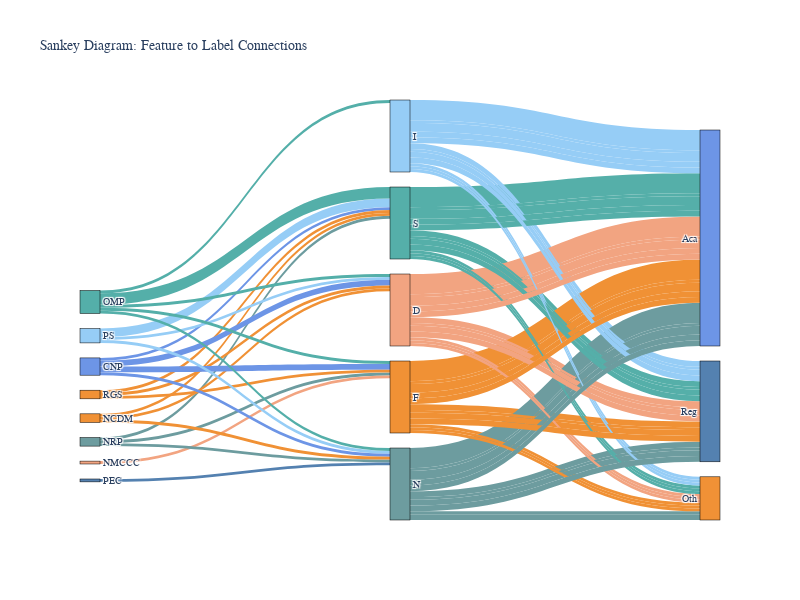

The cell this chart's notebook holds for it:
### Code cell
import pandas as pd
import plotly.graph_objects as go

# Load data
data = pd.read_csv("csv/sankey_assignment.csv")

# Define the labels for features, central nodes (S, I, D, F, N), and final categories (Reg, Aca, Oth)
feature_labels = ['PS', 'OMP', 'CNP', 'NRP', 'NMCCC', 'PEC', 'NCDM', 'RGS']
central_labels = ['S', 'I', 'D', 'F', 'N']
final_labels = ['Reg', 'Aca', 'Oth']

# Extracted colors
colors = [
    "#96cdf6", "#54afa9", "#6d95e6", "#6d9c9f", "#f2a481", "#5481b0", "#f09135", "#f09136",  # Feature labels
    "#55afa9", "#96cdf6", "#f2a481", "#f09135", "#6d9c9f",  # Central labels (S, I, D, F, N)
    "#5481b0", "#6d95e6", "#f09136"  # Final labels (Reg, Aca, Oth)
]

# Complete list of all nodes
labels = feature_labels + central_labels + final_labels

# Mapping for node indices
label_dict = {label: i for i, label in enumerate(labels)}


# Define sources, targets, values, and link colors for the Sankey diagram
sources = []
targets = []
values = []
link_colors = []

# Map 'LABEL' column to central nodes
for index, row in data.iterrows():
    label = row['LABEL']  # 'LABEL' contains the central node values (S, F, D, N, I)
    
    # Connect the feature columns to central nodes (S, I, D, F, N)
    for feature in feature_labels:
        sources.append(label_dict[feature])
        targets.append(label_dict[label])  # Map the label to central node
        values.append(row[feature])
        link_colors.append(colors[label_dict[feature]])  # Assign color based on source node

# Connect central nodes (S, I, D, F, N) to the final labels (Reg, Aca, Oth)
for index, row in data.iterrows():
    label = row['LABEL']  # 'LABEL' contains the central node values (S, F, D, N, I)
    
    for central in central_labels:
        for final in final_labels:
            sources.append(label_dict[central])
            targets.append(label_dict[final])
            values.append(row[final])
            link_colors.append(colors[label_dict[central]])  # Assign color based on source node

# Create the Sankey diagram
fig = go.Figure(go.Sankey(
    node=dict(
        pad=15,
        thickness=20,
        line=dict(color="black", width=0.5),
        label=labels,
        color=colors
    ),
    link=dict(
        source=sources,
        target=targets,
        value=values,
        color=link_colors
    )
))

# Adjust the layout
fig.update_layout(
    title_text="Sankey Diagram: Feature to Label Connections",
    font=dict(family="Arial", size=10),
    width=800,
    height=600
)

fig.show()

### Figure 1 — Plotly figure (JSON) as saved in the notebook; plotly's stock layout.template omitted (floating-point values rounded to 4 significant figures)
{"data": [{"link": {"color": ["#96cdf6", "#54afa9", "#6d95e6", "#6d9c9f", "#f2a481", "#5481b0", "#f09135", "#f09136", "#96cdf6", "#54afa9", "#6d95e6", "#6d9c9f", "#f2a481", "#5481b0", "#f09135", "#f09136", "#96cdf6", "#54afa9", "#6d95e6", "#6d9c9f", "#f2a481", "#5481b0", "#f09135", "#f09136", "#96cdf6", "#54afa9", "#6d95e6", "#6d9c9f", "#f2a481", "#5481b0", "#f09135", "#f09136", "#96cdf6", "#54afa9", "#6d95e6", "#6d9c9f", "#f2a481", "#5481b0", "#f09135", "#f09136", "#55afa9", "#55afa9", "#55afa9", "#96cdf6", "#96cdf6", "#96cdf6", "#f2a481", "#f2a481", "#f2a481", "#f09135", "#f09135", "#f09135", "#6d9c9f", "#6d9c9f", "#6d9c9f", "#55afa9", "#55afa9", "#55afa9", "#96cdf6", "#96cdf6", "#96cdf6", "#f2a481", "#f2a481", "#f2a481", "#f09135", "#f09135", "#f09135", "#6d9c9f", "#6d9c9f", "#6d9c9f", "#55afa9", "#55afa9", "#55afa9", "#96cdf6", "#96cdf6", "#96cdf6", "#f2a481", "#f2a481", "#f2a481", "#f09135", "#f09135", "#f09135", "#6d9c9f", "#6d9c9f", "#6d9c9f", "#55afa9", "#55afa9", "#55afa9", "#96cdf6", "#96cdf6", "#96cdf6", "#f2a481", "#f2a481", "#f2a481", "#f09135", "#f09135", "#f09135", "#6d9c9f", "#6d9c9f", "#6d9c9f", "#55afa9", "#55afa9", "#55afa9", "#96cdf6", "#96cdf6", "#96cdf6", "#f2a481", "#f2a481", "#f2a481", "#f09135", "#f09135", "#f09135", "#6d9c9f", "#6d9c9f", "#6d9c9f"], "source": [0, 1, 2, 3, 4, 5, 6, 7, 0, 1, 2, 3, 4, 5, 6, 7, 0, 1, 2, 3, 4, 5, 6, 7, 0, 1, 2, 3, 4, 5, 6, 7, 0, 1, 2, 3, 4, 5, 6, 7, 8, 8, 8, 9, 9, 9, 10, 10, 10, 11, 11, 11, 12, 12, 12, 8, 8, 8, 9, 9, 9, 10, 10, 10, 11, 11, 11, 12, 12, 12, 8, 8, 8, 9, 9, 9, 10, 10, 10, 11, 11, 11, 12, 12, 12, 8, 8, 8, 9, 9, 9, 10, 10, 10, 11, 11, 11, 12, 12, 12, 8, 8, 8, 9, 9, 9, 10, 10, 10, 11, 11, 11, 12, 12, 12], "target": [8, 8, 8, 8, 8, 8, 8, 8, 9, 9, 9, 9, 9, 9, 9, 9, 10, 10, 10, 10, 10, 10, 10, 10, 11, 11, 11, 11, 11, 11, 11, 11, 12, 12, 12, 12, 12, 12, 12, 12, 13, 14, 15, 13, 14, 15, 13, 14, 15, 13, 14, 15, 13, 14, 15, 13, 14, 15, 13, 14, 15, 13, 14, 15, 13, 14, 15, 13, 14, 15, 13, 14, 15, 13, 14, 15, 13, 14, 15, 13, 14, 15, 13, 14, 15, 13, 14, 15, 13, 14, 15, 13, 14, 15, 13, 14, 15, 13, 14, 15, 13, 14, 15, 13, 14, 15, 13, 14, 15, 13, 14, 15, 13, 14, 15], "value": [3, 4, 1, 1, 0, 0, 1, 1, 0, 1, 0, 0, 0, 0, 0, 0, 1, 1, 2, 0, 0, 0, 1, 1, 0, 1, 2, 1, 1, 0, 0, 1, 1, 1, 1, 1, 0, 1, 1, 0, 2, 7, 1, 2, 7, 1, 2, 7, 1, 2, 7, 1, 2, 7, 1, 0, 1, 0, 0, 1, 0, 0, 1, 0, 0, 1, 0, 0, 1, 0, 1, 3, 1, 1, 3, 1, 1, 3, 1, 1, 3, 1, 1, 3, 1, 2, 2, 0, 2, 2, 0, 2, 2, 0, 2, 2, 0, 2, 2, 0, 2, 2, 1, 2, 2, 1, 2, 2, 1, 2, 2, 1, 2, 2, 1]}, "node": {"color": ["#96cdf6", "#54afa9", "#6d95e6", "#6d9c9f", "#f2a481", "#5481b0", "#f09135", "#f09136", "#55afa9", "#96cdf6", "#f2a481", "#f09135", "#6d9c9f", "#5481b0", "#6d95e6", "#f09136"], "label": ["PS", "OMP", "CNP", "NRP", "NMCCC", "PEC", "NCDM", "RGS", "S", "I", "D", "F", "N", "Reg", "Aca", "Oth"], "line": {"color": "black", "width": 0.5}, "pad": 15, "thickness": 20}, "type": "sankey"}], "layout": {"font": {"family": "Arial", "size": 10}, "height": 600, "title": {"text": "Sankey Diagram: Feature to Label Connections"}, "width": 800}}
